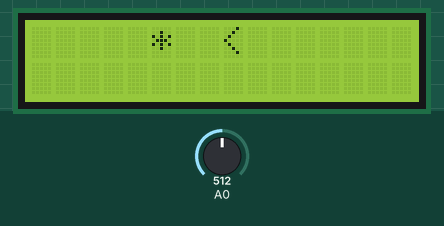
This sketch was run on a simulated Arduino Uno, built with avr-gcc and run on an emulated ATmega328P. On the bench: 16×2 character LCD. The test bench sets the inputs (shaded band); at power-on: A0 = 512. Random numbers use the default seed unless the sketch sets one.

Above: at 2.7 s.
2.8 s: A0 set to 22
At 2.89 s:
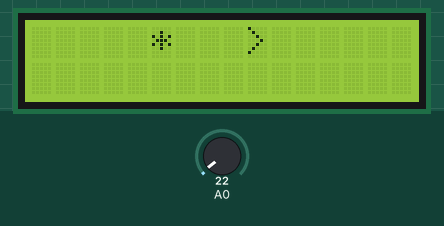
At 3.98 s:
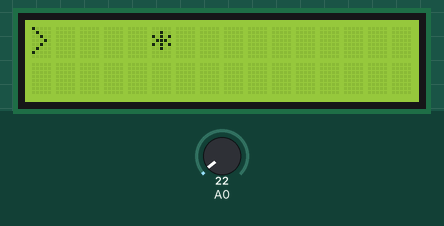
4.7 s: A0 set to 45
6.9 s: A0 set to 54
At 7.6 s:
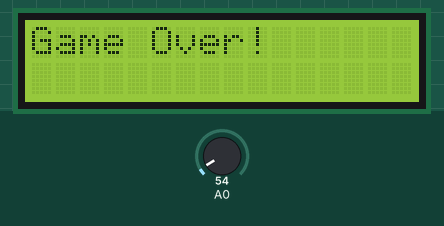
Timing chart, 0 to 9.9 s (numbered marks = the images above; inputs shaded):
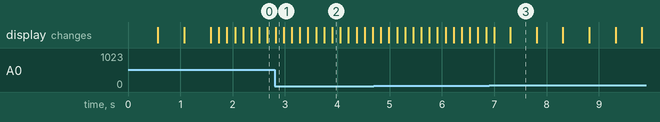

The sketch:

lcd-keypad-shield-snake-game.ino
```cpp
#include <LiquidCrystal.h>

/*******************************************************

这个程序用来测试LCD液晶显示模块和5个按键。

********************************************************/

// 选择LCD上使用到的引脚
LiquidCrystal lcd(8, 9, 4, 5, 6, 7);

// 定义各按键
int lcd_key     = 0;
int adc_key_in  = 0;
bool is_complete_movement = false;
int food = 5;
int is_game_over = false;
String LCD[2] = {"                ", "                "};

#define UP 0
#define DOWN 1
#define LEFT 2
#define RIGHT 3
#define SELECT 4
#define NONE   5

#define MAXLEN 16

struct SNAKE {
  int body[MAXLEN];
  int len;
  int dir;
} Snake;

//读取按键值
int read_LCD_buttons() {
 // 从模拟口0读值

 // 直接读到的5个按键值在以下值附近：0,144,329,504,741
 // 通过设定不同的阀值，就可以对应读到相应的按键

  if (adc_key_in > 1000) return NONE;
  if (adc_key_in < 50)   return RIGHT;
  if (adc_key_in < 250)  return UP;
  if (adc_key_in < 450)  return DOWN;
  if (adc_key_in < 650)  return LEFT;
  if (adc_key_in < 850)  return SELECT;

  return NONE;
}

int create_food() {
  int food = random(32);
  int ran = 5;
  while (true) {
    if (LCD[food/16][food%16] == ' ') break;
    else {
      if (food + ran >= 32) {
        food = (food + ran) % 32;
        ran--;
      } else {
        food = (food + ran) % 32;
      }
    }
  }
  return food;
}

bool is_hit_snake_body(int next) {
  for (int i = 1; i < Snake.len; i++) {
    if (next == Snake.body[i]) return true;
  }
  return false;
}

void record_LCD_button() {
  adc_key_in = analogRead(0);
  while(read_LCD_buttons() == NONE && is_complete_movement)  adc_key_in = analogRead(0);
  is_complete_movement = false;
}

void init_snake() {
  for (int i = 0; i < 16; i++)
    Snake.body[i] = 0;

  Snake.body[0] = 0;
  Snake.len = 1;
  Snake.dir = RIGHT;
}

void print_text(String t) {
  lcd.clear();
  lcd.setCursor(0, 0);
  lcd.print(t);
  delay(500);
  lcd.clear();
  delay(500);
  lcd.print(t);
  delay(500);
  lcd.clear();
}

void print_snake() {
  LCD[0] = "                ";
  LCD[1] = "                ";
  for (int i = 0; i < Snake.len; i++) {
    LCD[Snake.body[i]/16][Snake.body[i]%16] = '#';
  }

  int head = Snake.len - 1;

  if (Snake.dir == UP) LCD[Snake.body[head]/16][Snake.body[head]%16] = '^';
  else if (Snake.dir == DOWN) LCD[Snake.body[head]/16][Snake.body[head]%16] = 'v';
  else if (Snake.dir == LEFT) LCD[Snake.body[head]/16][Snake.body[head]%16] = '<';
  else LCD[Snake.body[head]/16][Snake.body[head]%16] = '>';

  LCD[food/16][food%16] = '*';

  lcd.setCursor(0, 0);
  lcd.print(LCD[0]);
  lcd.setCursor(0, 1);
  lcd.print(LCD[1]);
}

void move_up() {
  if (Snake.dir == DOWN && Snake.len > 1) return;
  Snake.dir = UP;

  if (is_hit_snake_body((Snake.body[Snake.len-1] + 16) % 32)) {
    is_game_over = true;
    return;
  }

  if ((Snake.body[Snake.len-1] + 16) % 32 == food) {
    Snake.body[Snake.len] = (Snake.body[Snake.len-1] + 16) % 32;
    Snake.len++;
    food = create_food();
  } else {
    int len = Snake.len - 1;
    for (int i = 0; i < len; i++) {
      Snake.body[i] = Snake.body[i+1];
    }
    Snake.body[len] = (Snake.body[len] + 16) % 32;
  }
}

void move_down() {
  if (Snake.dir == UP && Snake.len > 1) return;
  Snake.dir = DOWN;

  if (is_hit_snake_body((Snake.body[Snake.len-1] + 16) % 32)) {
    is_game_over = true;
    return;
  }

  if ((Snake.body[Snake.len-1] + 16) % 32 == food) {
    Snake.body[Snake.len] = (Snake.body[Snake.len-1] + 16) % 32;
    Snake.len++;
    food = create_food();
  } else {
    int len = Snake.len - 1;
    for (int i = 0; i < len; i++) {
      Snake.body[i] = Snake.body[i+1];
    }
    Snake.body[len] = (Snake.body[len] + 16) % 32;
  }
}

void move_left() {
  if (Snake.dir == RIGHT && Snake.len > 1) return;
  Snake.dir = LEFT;

  int next;
  if (Snake.body[Snake.len - 1] / 16 == 0) next = (Snake.body[Snake.len-1] - 1 + 16) % 16;
  else next = (Snake.body[Snake.len-1] - 1 + 16) % 16 + 16;

  if (is_hit_snake_body(next)) {
    is_game_over = true;
    return;
  }

  if ((Snake.body[Snake.len-1] - 1 + 32) % 32 == food) {
    if (Snake.body[Snake.len - 1] / 16 == 0) Snake.body[Snake.len] = (Snake.body[Snake.len-1] - 1 + 16) % 16;
    else Snake.body[Snake.len] = (Snake.body[Snake.len-1] - 1 + 16) % 16 + 16;
    Snake.len++;
    food = create_food();
  } else {
    int len = Snake.len - 1;
    for (int i = 0; i < len; i++) {
      Snake.body[i] = Snake.body[i+1];
    }
    if (Snake.body[len] / 16 == 0) Snake.body[len] = (Snake.body[len] - 1 + 16) % 16;
    else Snake.body[len] = (Snake.body[len] - 1 + 16) % 16 + 16;
  }

}

void move_right() {
  if (Snake.dir == LEFT && Snake.len > 1) return;
  Snake.dir = RIGHT;

  int next;
  if (Snake.body[Snake.len - 1] / 16 == 0) next = (Snake.body[Snake.len-1] + 1) % 16;
  else next = (Snake.body[Snake.len-1] + 1) % 16 + 16;

  if (is_hit_snake_body(next)) {
    is_game_over = true;
    return;
  }

  if ((Snake.body[Snake.len-1] + 1) % 32 == food) {
    if (Snake.body[Snake.len - 1] / 16 == 0) Snake.body[Snake.len] = (Snake.body[Snake.len-1] + 1) % 16;
    else Snake.body[Snake.len] = (Snake.body[Snake.len-1] + 1) % 16 + 16;
    Snake.len++;
    food = create_food();
  } else {
    int len = Snake.len - 1;
    for (int i = 0; i < len; i++) {
      Snake.body[i] = Snake.body[i+1];
    }
    if (Snake.body[len] / 16 == 0) Snake.body[len] = (Snake.body[len] + 1) % 16;
    else Snake.body[len] = (Snake.body[len] + 1) % 16 + 16;
  }

}

void move_snake_manually() {
  switch(read_LCD_buttons()) {
    case UP: {
      move_up();
      break;
    }
    case DOWN: {
      move_down();
      break;
    }
    case LEFT: {
      move_left();
      break;
    }
    case RIGHT: {
      move_right();
      break;
    }
  }
}

void setup() {
  lcd.begin(16, 2);     // 初始化16列,2行lcd
  print_text("The Snake Game!");
  init_snake();
  print_snake();
//  run_led_code_setup();
}

void loop() {
  if (Snake.len == MAXLEN) {
    print_text("You Win!");
  } else {
    if (is_game_over) {
      print_text("Game Over!");
    } else {
      record_LCD_button();
      move_snake_manually();
      print_snake();
      delay(150);
      is_complete_movement = true;
    }
  }

//  if (digitalRead(21) == HIGH && last_sensor_value == 0) {
//    run_jiyuan_code();
//  }
//  else if (digitalRead(21) == LOW && last_sensor_value == 1) {
//    run_jingtao_code();
//  }
}
```

Measured:
- the behaviour switches between 49 and 50 on A0 (found by bisection; images 2 and 3)
- what the display in image 3 shows lasts 0.5 s, from 7.3 s to 7.8 s
